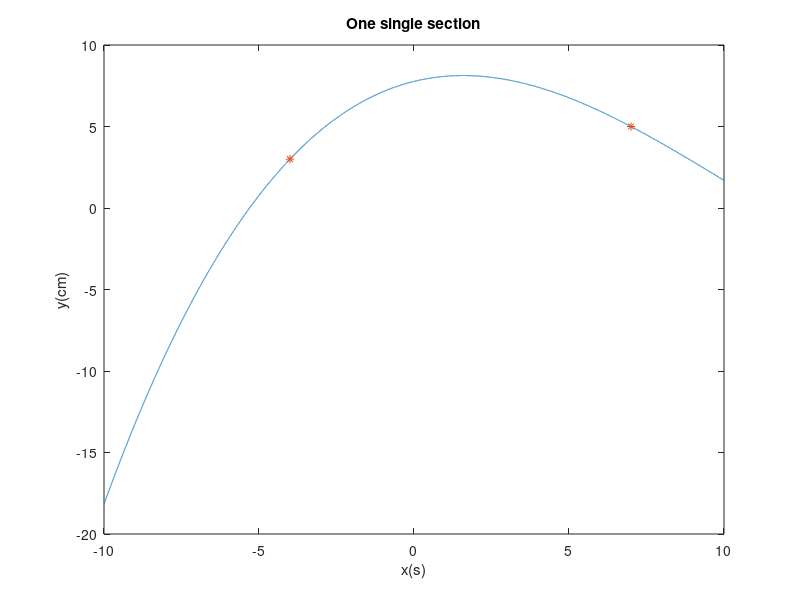

Here is the MATLAB script that generated this plot:
clear 
clc
close all
x = [-4 7];%x
y = [3  5]; %y
s = [2 -1]; %z

F = [x(1)^3     x(1)^2      x(1)        1;
     x(2)^3     x(2)^2      x(2)        1;
     3*x(1)^2   2*x(1)      1           0;
     3*x(2)^2   2*x(2)      1           0]
 
rank(F)
 
B =[y(1);
    y(2);
    s(1);
    s(2)]

A = F\B

c = -10:0.001:10;
v = A(1)*c.^3 +A(2)*c.^2 + A(3)*c +A(4);

plot(c,v)
hold on
plot(x,y,'*')
title('One single section')
xlabel('x(s)')
ylabel('y(cm)')